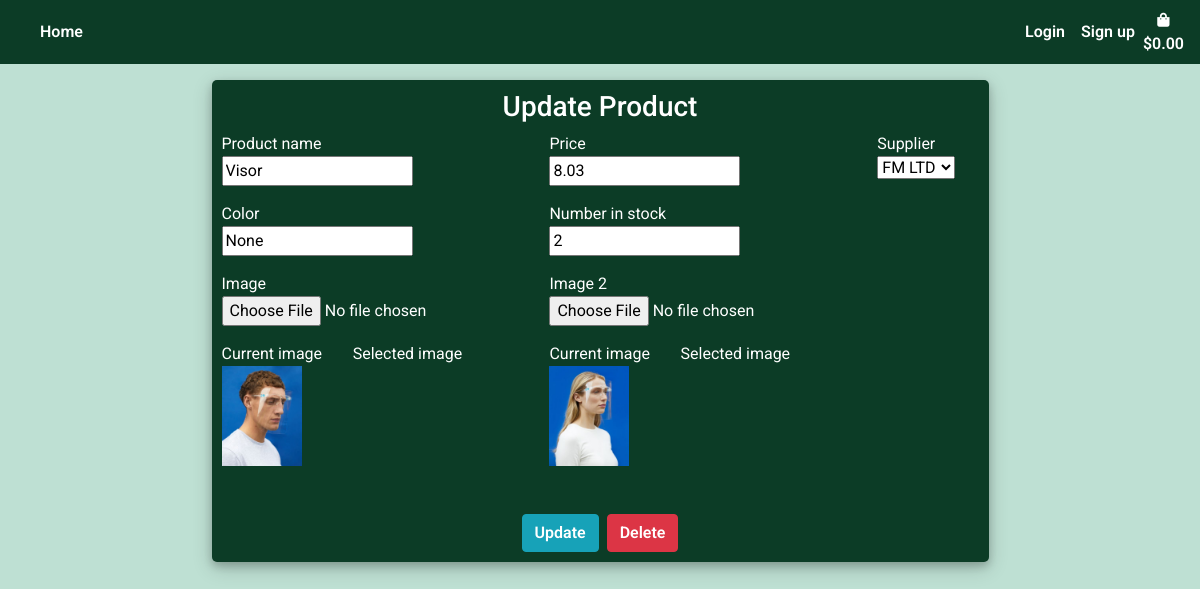
The app's page /update/1/ with its own data.
### products/models.py (models this page shows, shortened)
class Product(models.Model):
    product_name = models.CharField(max_length=settings.CONST_PROFILE_ATTR)
    color = models.CharField(max_length=settings.CONST_PROFILE_ATTR)
    price = models.DecimalField(max_digits=6, decimal_places=2)
    image = ResizedImageField(size=[400, 500], crop=['middle', 'center'],quality=100, upload_to='', default='noimage.png')
    image_2 = ResizedImageField(size=[400, 500], crop=['middle', 'center'],quality=100, upload_to='', default='noimage.png', null=True)
    number_in_stock = models.IntegerField(null=True , editable=True, default=0)
    is_active = models.BooleanField(default=True, null=True)
    created_by = models.CharField(max_length=settings.CONST_PROFILE_ATTR, null=True)
    created_date = models.TimeField(auto_now_add=True, null=True)
    supplier = models.ForeignKey(Supplier, on_delete=models.CASCADE, null=True)

### products/views.py (the view)
# urls.py: path('update/<int:id>/', views.update_product, name="update_product"),
def update_product(request, id):
    product = Product.objects.get(id=id)
    form = ProductForm(request.POST or None,instance=product)
    print(form)
    if form.is_valid():
        form.save()
        return redirect(reverse("products"))
    context = {
        "form": form,
        "product": product,
    }
    return render(request, "products/products_form.html", context)

### products/forms.py
class ProductForm(forms.ModelForm):
    image = forms.ImageField(required=False, widget=forms.FileInput)
    image_2 = forms.ImageField(required=False, widget=forms.FileInput)
    supplier = forms.ModelChoiceField(queryset=Supplier.objects.all(), label='Supplier', widget=forms.Select)
    use_required_attribute = False
    class Meta:
        model = Product
        fields = ["product_name", "color",
        "price","image", "image_2", "number_in_stock", "supplier"]
    def __init__(self, *args, **kwargs):
        super(ProductForm, self).__init__(*args, **kwargs)
        for fieldname in ["product_name", "color",
        "price","image", "image_2", "number_in_stock", "supplier"]:
            self.fields[fieldname].helper = FormHelper()

### products/models.py (called while the page is built)
    def __str__(self):
        return self.supplier_name

### products/templates/products/products_form.html (shortened to what this page needs)
{% extends 'base.html'%}
{% load static %}
{% load crispy_forms_tags %}
{% block content %}
    <div class="container h-100 mt-3">
		<div class="justify-content-center h-100">
			<div class="product_card">
				<div class="justify-content-center">
					{% if product %}
                        <h3 class="text-center">Update Product</h3>
                    {% else %}
                        <h3 class="text-center">Add Product</h3>
                    {% endif %}
				</div>
				<div class="justify-content-center form_container">
					<form class="form-group mx-auto" method="POST" action="" enctype="multipart/form-data">
                            <div class="row">
                                <div class="col-md-5 mb-3">
                                    {{ form.product_name.label }}
                                    <br>
                                    {{ form.product_name }}
                                </div>
                                <div class="col-md-5 mb-3">
                                    {{ form.price.label }}
                                    <br>
                                    {{ form.price }}
                                </div>
                                <div class="col-md-2 mb-3">
                                    {{ form.supplier.label }}
                                    <br>
                                    {{ form.supplier }}
                                </div>
                            </div>
                            <div class="row">
                                <div class="col-md-5 mb-3">
                                    {{ form.color.label }}
                                    <br>
                                    {{ form.color }}
                                </div>
                                <div class="col-md-4 mb-3">
                                    {{ form.number_in_stock.label }}
                                    <br>
                                    {{ form.number_in_stock }}
                                </div>
                            </div>
                            <div class="row">
                                <div class="col-md-5 mb-3">
                                    {{ form.image.label }}
                                    <br>
                                    {{ form.image }}
                                </div>
                                <div class="col-md-5 mb-3">
                                    {{ form.image_2.label }}
                                    <br>
                                    {{ form.image_2 }}
                                </div>
                            </div>
                            <div class="row">
                                <div class="col-md-2 mb-3">
                                    <h8>Current image</h8>
                                    <br>
                                    <img class="img-fluid" style="height:100px;" src="{{ form.instance.image.url }}" />
                                </div>
                                <div class="col-md-3 mb-3">
                                    <h8>Selected image</h8>
                                    <br>
                                </div>
                                <div class="col-md-2 mb-3">
                                    <h8>Current image</h8>
                                    <br>
                                    <img class="img-fluid" style="height:100px;" src="{{ form.instance.image_2.url }}" />
                                </div>
                                <div class="col-md-3 mb-3">
                                    <h8>Selected image</h8>
                                    <br>
                                </div>
                            </div>
                            <div class="row">
                            </div>
						</div>
                        <div class="d-flex justify-content-center mt-3 product_container">
                            {% if product %}
                                <button class="btn btn-info" type="submit">Update</button>
                                <a class="btn btn-danger ml-2"   data-toggle="modal" data-target="#deleteProduct">Delete</a>
                            {% else %}
                                <button class="btn btn-success" type="submit">Add</button>
                            {% endif %}
                        </div>
				</div>
		</div>
	</div>
{% endblock %}

### static/css/base.css (style rules this page uses)
body { background-color: #bee0d3; color: #0C3C26; font-family: 'Roboto', sans-serif; margin: 0; padding: 0; padding-bottom: 60px; margin: 0 0 40px; }
html { position: relative; min-height: 100%; }
a { color: #fff; }
.btn { font-weight: 600; }
a { color: #fff; font-weight: 600; }
.login_container, .product_container, .purchase_container { padding: 0 2rem; }
.product_card { background: #0C3C26; color: #fff; width: 70%; margin-top: 2%; margin: auto; justify-content: center; padding: 10px; box-shadow: 0 4px 8px 0 rgba(0, 0, 0, 0.2), 0 6px 20px 0 rgba(0, 0, 0, 0.19); -webkit-box-shadow: 0 4px 8px 0 rgba(0, 0, 0, 0.2), 0 6px 20px 0 rgba(0, 0, 0, 0.19); -moz-box-shadow: 0 4px 8px 0 rgba(0, 0, 0, 0.2), 0 6px 20px 0 rgba(0, 0, 0, 0.19); border-radius: 5px; }

### records on screen
Product: product_name "Visor", price "8.03", supplier "FM LTD", color "None", number_in_stock "2", instance.image (picture), instance.image_2 (picture)
